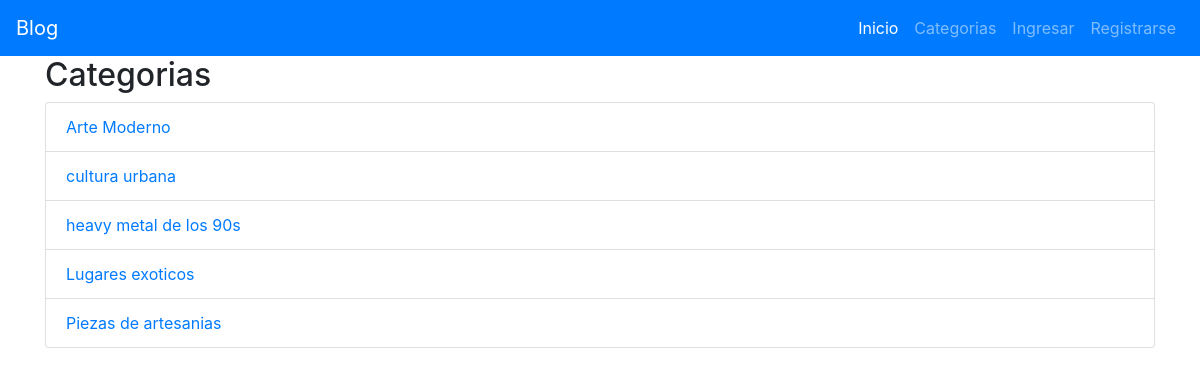
Page /index.php/categories on the committed database.
### tables this page shows
CREATE TABLE `categories` (
  `id` int(11) NOT NULL,
  `user_id` int(11) NOT NULL,
  `name` varchar(255) NOT NULL,
  `created_at` timestamp NOT NULL DEFAULT '0000-00-00 00:00:00',
  `updated_at` timestamp NOT NULL DEFAULT '0000-00-00 00:00:00' ON UPDATE CURRENT_TIMESTAMP
);

### application/controllers/Categories.php (called while the page is built, shortened)
<?php
class Categories extends CI_Controller
{
	public function index()
	{
		$data['title'] = 'Categorias';
		$data['categories'] = $this->category_model->get_categories();
		$this->load->view('templates/header');
		$this->load->view('categories/index', $data);
		$this->load->view('templates/footer');
	}
}

### index.php (called while the page is built, shortened)
<?php
require_once BASEPATH.'core/CodeIgniter.php';

### application/models/Category_model.php (called while the page is built, shortened)
<?php
class Category_model extends CI_Model
{
	public function get_categories()
	{
		$this->db->order_by('name');
		$query = $this->db->get('categories');
		return $query->result_array();
	}
}

### application/views/categories/index.php (the view, shortened to what this page needs)
<h2><?= $title; ?></h2>
<ul class="list-group">
	<?php foreach ($categories as $category) : ?>
		<li class="list-group-item"><a href="<?php echo site_url('/categories/posts/' . $category['id']); ?>"><?php echo $category['name']; ?></a>
		</li>
	<?php endforeach; ?>
</ul>

### rows in the picture
categories: name "Arte Moderno"
categories: name "cultura urbana"
categories: name "heavy metal de los 90s"
categories: name "Lugares exoticos"
categories: name "Piezas de artesanias"

### other values in the picture
$title "Categorias"
